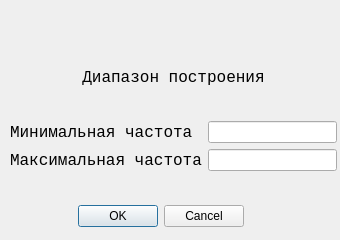
<?xml version="1.0" encoding="UTF-8"?>
<ui version="4.0">
 <class>DialogSignalSpectrum</class>
 <widget class="QDialog" name="DialogSignalSpectrum">
  <property name="geometry">
   <rect>
    <x>0</x>
    <y>0</y>
    <width>340</width>
    <height>240</height>
   </rect>
  </property>
  <property name="minimumSize">
   <size>
    <width>340</width>
    <height>240</height>
   </size>
  </property>
  <property name="maximumSize">
   <size>
    <width>340</width>
    <height>240</height>
   </size>
  </property>
  <property name="windowTitle">
   <string>Dialog</string>
  </property>
  <widget class="QDialogButtonBox" name="buttonBox">
   <property name="geometry">
    <rect>
     <x>10</x>
     <y>200</y>
     <width>301</width>
     <height>32</height>
    </rect>
   </property>
   <property name="orientation">
    <enum>Qt::Horizontal</enum>
   </property>
   <property name="standardButtons">
    <set>QDialogButtonBox::Cancel|QDialogButtonBox::Ok</set>
   </property>
   <property name="centerButtons">
    <bool>true</bool>
   </property>
  </widget>
  <widget class="QWidget" name="layoutWidget">
   <property name="geometry">
    <rect>
     <x>10</x>
     <y>40</y>
     <width>327</width>
     <height>131</height>
    </rect>
   </property>
   <layout class="QVBoxLayout" name="verticalLayout_3">
    <item>
     <widget class="QLabel" name="label_4">
      <property name="font">
       <font>
        <family>Consolas</family>
        <pointsize>12</pointsize>
       </font>
      </property>
      <property name="text">
       <string>Диапазон построения</string>
      </property>
      <property name="alignment">
       <set>Qt::AlignCenter</set>
      </property>
     </widget>
    </item>
    <item>
     <layout class="QHBoxLayout" name="horizontalLayout_2">
      <item>
       <layout class="QVBoxLayout" name="verticalLayout">
        <item>
         <widget class="QLabel" name="label_2">
          <property name="font">
           <font>
            <family>Consolas</family>
            <pointsize>12</pointsize>
           </font>
          </property>
          <property name="text">
           <string>Минимальная частота</string>
          </property>
         </widget>
        </item>
        <item>
         <widget class="QLabel" name="label_3">
          <property name="font">
           <font>
            <family>Consolas</family>
            <pointsize>12</pointsize>
           </font>
          </property>
          <property name="text">
           <string>Максимальная частота</string>
          </property>
         </widget>
        </item>
       </layout>
      </item>
      <item>
       <layout class="QVBoxLayout" name="verticalLayout_2">
        <item>
         <widget class="QLineEdit" name="min_spectrum_f"/>
        </item>
        <item>
         <widget class="QLineEdit" name="max_spectrum_f"/>
        </item>
       </layout>
      </item>
     </layout>
    </item>
   </layout>
  </widget>
 </widget>
 <resources/>
 <connections>
  <connection>
   <sender>buttonBox</sender>
   <signal>accepted()</signal>
   <receiver>DialogSignalSpectrum</receiver>
   <slot>accept()</slot>
   <hints>
    <hint type="sourcelabel">
     <x>248</x>
     <y>254</y>
    </hint>
    <hint type="destinationlabel">
     <x>157</x>
     <y>274</y>
    </hint>
   </hints>
  </connection>
  <connection>
   <sender>buttonBox</sender>
   <signal>rejected()</signal>
   <receiver>DialogSignalSpectrum</receiver>
   <slot>reject()</slot>
   <hints>
    <hint type="sourcelabel">
     <x>316</x>
     <y>260</y>
    </hint>
    <hint type="destinationlabel">
     <x>286</x>
     <y>274</y>
    </hint>
   </hints>
  </connection>
 </connections>
</ui>
